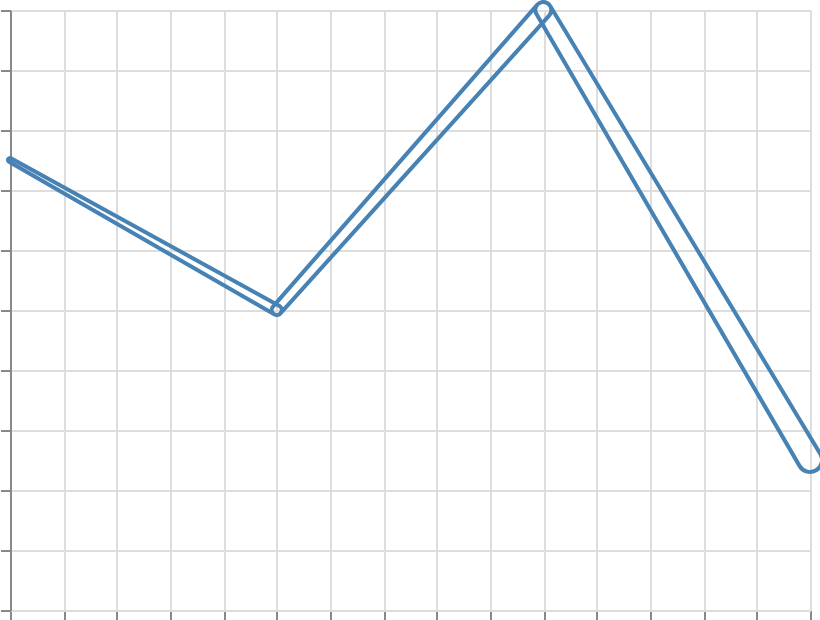

Write the Vega-Lite specification saved for this chart.
### Vega specification from a JSON file in a GitHub repository (floating-point values rounded to 4 significant figures)
{"$schema": "https://vega.github.io/schema/vega/v6.json", "width": 400, "height": 300, "padding": 5, "autosize": "none", "data": [{"name": "table", "values": [{"x": 0, "y": 150, "s": 2}, {"x": 100, "y": 100, "s": 5}, {"x": 200, "y": 200, "s": 8}, {"x": 300, "y": 50, "s": 12}]}], "scales": [{"name": "x", "type": "linear", "domain": {"data": "table", "field": "x"}, "range": "width"}, {"name": "y", "type": "linear", "domain": {"data": "table", "field": "y"}, "range": [{"signal": "height"}, 0]}], "marks": [{"type": "trail", "from": {"data": "table"}, "encode": {"update": {"x": {"scale": "x", "field": "x"}, "y": {"scale": "y", "field": "y"}, "stroke": {"value": "steelblue"}, "strokeWidth": {"value": 2}, "size": {"field": "s"}}}}], "axes": [{"scale": "x", "orient": "bottom", "grid": true, "labels": false}, {"scale": "y", "orient": "left", "grid": true, "labels": false}], "description": "a trail with axes and a constant strokeWidth: the trail mark has no interpolate (vega draws the trail geometry itself)"}
